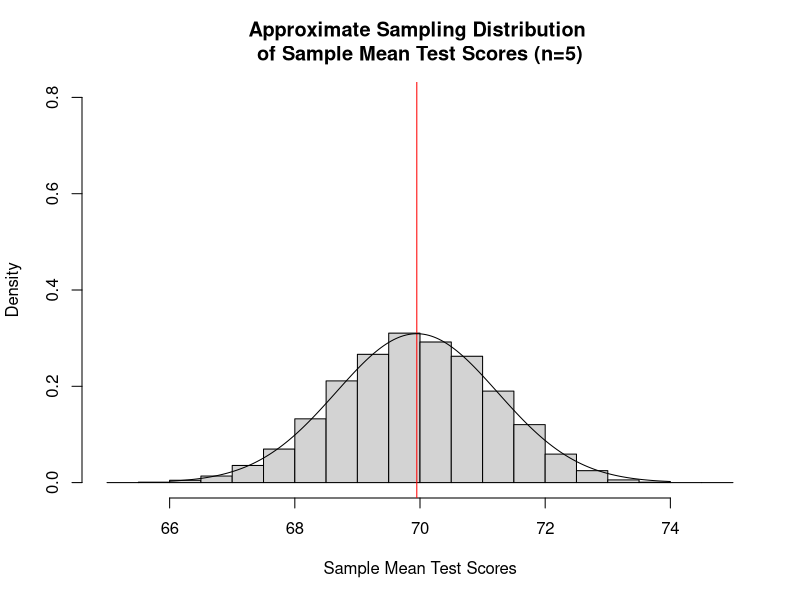
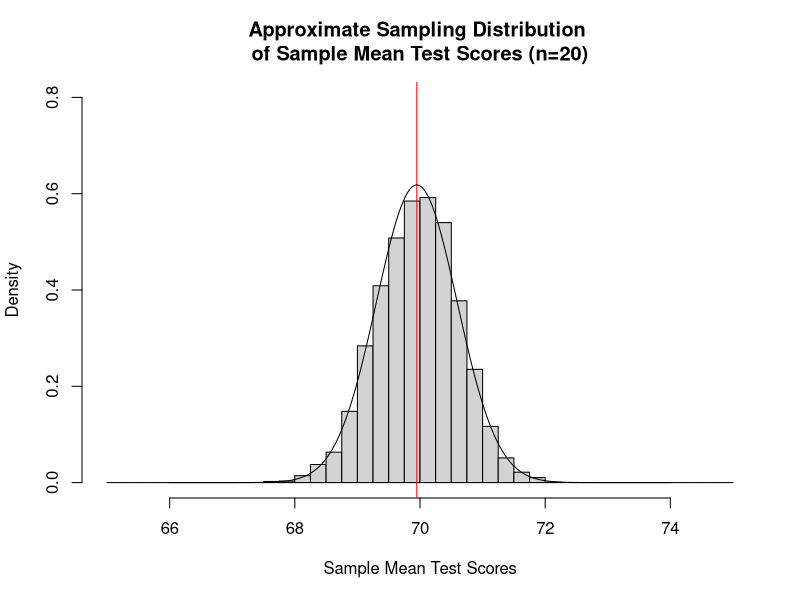

These charts were generated, in order, by the following R code:
# Activity 7.1B

# Generate a population of 60 test scores from normal distribution (mean=70, sd=2.5)
x <- rnorm(60,70,2.5)

# Take 4 random samples of size 5 and record the sample means
y <- replicate(4, sample(x, size=5, replace=FALSE))
apply(y, 2, mean)

# 1. 
## Simulate 5000 samples of 5 students and record the sample means
sp <- replicate(5000,sample(x, size=5, replace=FALSE))
spmeans <- apply(sp,2,mean)

## Plot the histogram of the 5000 sample means. The area of each bar in the histogram represents the percent of simulated samples whose sample means are within a particular class.
# Uncomment the line below if you want to place juxtapose two histograms in a 2 by 1 layout
# par(mfrow=c(2,1))
hist(spmeans, probability = TRUE, breaks=seq(65,75,0.5),ylim=c(0,0.8),
     main = "Approximate Sampling Distribution \nof Sample Mean Test Scores (n=5)", xlab="Sample Mean Test Scores")
## Add a vertical red line to represent the true pop. mean.
abline(v=mean(x), col="red")
## Superimpose normal curve that approximates the sampling distribution of the sample mean test scores
v <- seq(66,74,length=200)
lines(v,dnorm(v,mean=mean(x), sd=sd(x)/sqrt(5)))

# 5.
## Find the percentage of simulated samples whose sample means of 5 tests are <= 68.
sum(spmeans < 68)/length(spmeans)

# Extra:
## Show that increasing the sample size decreases the variability of the statistic
## Simulate 5000 samples of 5 students and record the sample means
sp20 <- replicate(5000,sample(x, size=20, replace=TRUE))
spmeans20 <- apply(sp20,2,mean)
hist(spmeans20, probability = TRUE, breaks=seq(65,75,0.25), ylim=c(0,0.8),
     main = "Approximate Sampling Distribution \nof Sample Mean Test Scores (n=20)", xlab="Sample Mean Test Scores")
## Red vertical line = true pop. mean
abline(v=mean(x), col="red")
## Superimpose normal curve that approximates the sampling distribution of the sample mean test scores
v <- seq(66,74,length=200)
lines(v,dnorm(v,mean=mean(x), sd=sd(x)/sqrt(20)))

# Notice that replace=TRUE in the sample() function above, since n=20 is greater than 10% of the population size (N=60).
# Find out what happens if you change replace to FALSE.
